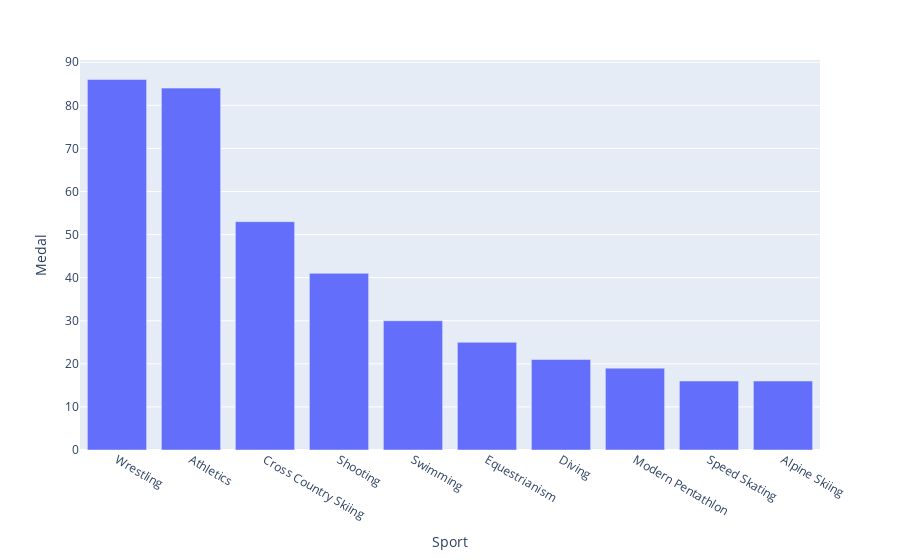

Here is the notebook cell this chart was saved with:
### Code cell
# de sporter landet fått flest medaljer i

# get all swe data from dataframe
df_data_sweden = df_data.loc[df_data["Team"] == "Sweden"]

# sort out team sports
df_data_sweden = df_data_sweden.groupby(["Games", "Event", "Medal", "Team", "Year"]).sum(numeric_only= False).reset_index()

# groupby sport and count medals 
df_sport_medal = df_data_sweden[["Sport", "Medal"]].groupby("Sport").count().reset_index().sort_values(by= "Medal", ascending= False).head(10)

# NOTE i lag sport är det en medalj per lag medlem.
fig = px.bar(df_sport_medal, x= "Sport", y= "Medal")
fig.show()

### Figure 1 — Plotly figure (JSON) as saved in the notebook; plotly's stock layout.template omitted (floating-point values rounded to 4 significant figures)
{"data": [{"alignmentgroup": "True", "hovertemplate": "Sport=%{x}<br>Medal=%{y}<extra></extra>", "legendgroup": "", "marker": {"color": "#636efa", "pattern": {"shape": ""}}, "name": "", "offsetgroup": "", "orientation": "v", "showlegend": false, "textposition": "auto", "type": "bar", "x": ["Wrestling", "Athletics", "Cross Country Skiing", "Shooting", "Swimming", "Equestrianism", "Diving", "Modern Pentathlon", "Speed Skating", "Alpine Skiing"], "xaxis": "x", "y": [86, 84, 53, 41, 30, 25, 21, 19, 16, 16], "yaxis": "y"}], "layout": {"barmode": "relative", "legend": {"tracegroupgap": 0}, "margin": {"t": 60}, "xaxis": {"anchor": "y", "domain": [0, 1], "title": {"text": "Sport"}}, "yaxis": {"anchor": "x", "domain": [0, 1], "title": {"text": "Medal"}}}}
